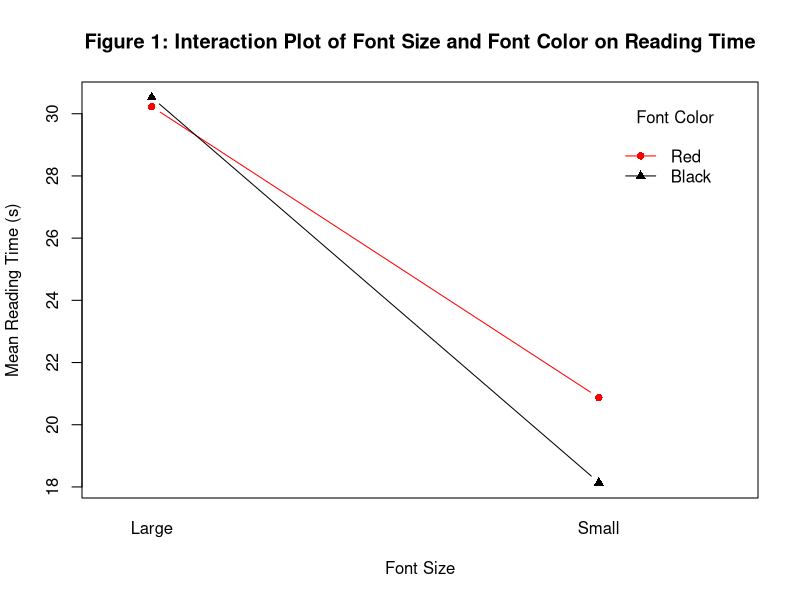

Source code (R):
## ---- chunk 1
knitr::opts_chunk$set(message =  FALSE)
knitr::opts_chunk$set(warning =  FALSE)
knitr::opts_chunk$set(error =  FALSE)
knitr::opts_chunk$set(echo = FALSE)

## ---- chunk 2
library(car)
library(emmeans)
library(tidyverse)
library(knitr)
## ---- chunk 3
# randomization assignments
set.seed(21)

text_settings <- c("black, small", "black, large", "red, small", "red, large")

treatments <- rep(text_settings, each = 4)

sample(treatments)
## ---- chunk 4
data <- read.csv("Final_Data.csv")

# get factors in their own columns
# font color levels: black (-), red (+)
# font size levels: small (-), large (+)

read_speed <- data |>
  mutate(
    `Font Color` = str_detect(Text.Settings, "red, small") | str_detect(Text.Settings, "red, large"),
    `Font Size`  = str_detect(Text.Settings, "black, large") | str_detect(Text.Settings, "red, large")
  ) |>
  rename(Time = Time..s.) |>
  select(Person, `Font Color`, `Font Size`, Time)

read_speed$`Font Color` <- factor(read_speed$`Font Color`,
                                  levels = c(TRUE, FALSE),
                                  labels = c("Red", "Black"))

read_speed$`Font Size` <- factor(read_speed$`Font Size`,
                                 levels = c(TRUE, FALSE),
                                 labels = c("Large", "Small"))

kable(read_speed)
## ---- chunk 5
summary_stats <- read_speed |>
  group_by(`Font Color`, `Font Size`) |>
  summarise(
    Mean = round(mean(Time), 2),
    SD   = round(sd(Time), 2),
    N    = n(),
    .groups = "drop"
  )

kable(summary_stats,
      col.names = c("Font Color", "Font Size", "Mean (s)", "SD (s)", "N"),
      caption   = "Table 1: Summary Statistics of Reading Time by Treatment Group",
      align     = c("l", "l", "c", "c", "c"),
      digits    = 2,
      format    = "pipe")

## ---- chunk 6
interaction.plot(
  x.factor     = read_speed$`Font Size`,
  trace.factor  = read_speed$`Font Color`,
  response      = read_speed$Time,
  fun           = mean,
  type          = "b",
  col           = c("red", "black"),
  pch           = c(16, 17),
  lty           = 1,
  xlab          = "Font Size",
  ylab          = "Mean Reading Time (s)",
  trace.label   = "Font Color",
  main          = "Figure 1: Interaction Plot of Font Size and Font Color on Reading Time"
)
